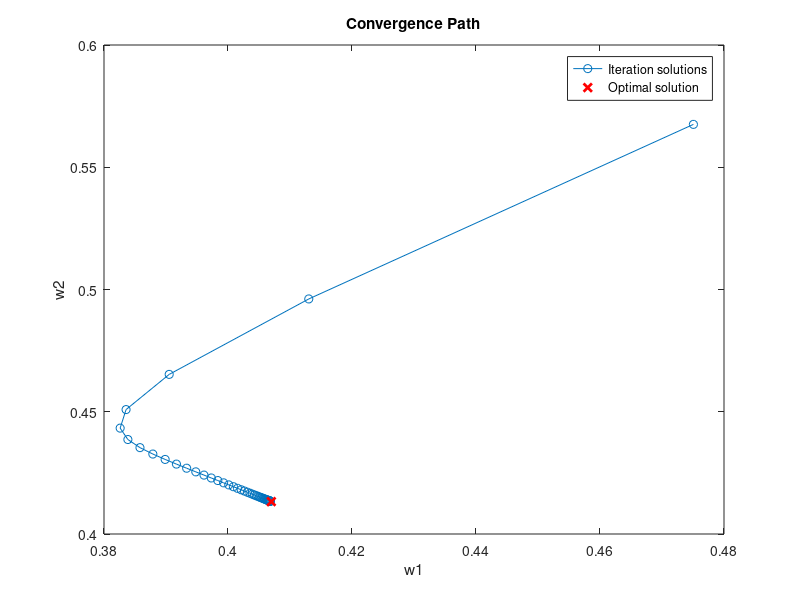
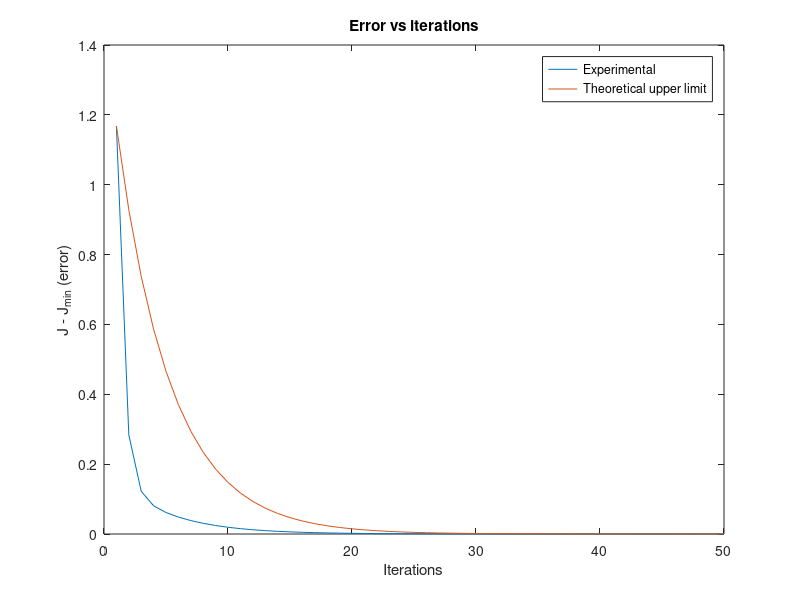

These figures' MATLAB source, in order:
clear all, close all, clc;

addpath library

num_iter = 50;

% ========== Arguments gd ==========

x = rand(1,randi([100,200]));
M = 2;
error_tolerance = 0;
max_num_iter = num_iter;

% ========== Function gd ==========

% compute optimal solution using "lpc"
w_o_opt = lpc(x, M);
w_o_opt = -w_o_opt(2:end)';

% init iteration solutions
w_o_partial = zeros(num_iter,M);
J_partial = zeros(num_iter,1);

% calculate autocorrelation
p = xcorr(x, M);
p = p(M+1:end)'; % biased autocorrelation

R = toeplitz(p(1:end-1)); % toeplitz matrix of the autocorrelation

sigma_d = var(x);
J_min = sigma_d^2 - p(2:end)' * linsolve(R, p(2:end));

eigs_R = eig(R); % eigenvalues of R matrix (excluding the first row and column)
factor = 0.3; % converges if factor < 1
mu_max = 2/max(eigs_R); % maximum value of mu for gradient descent
mu = factor * mu_max; % learning rate for gradient descent
assert(mu < 0.1)

% computing theoretical upper limit of error vs iterations
lambda_min = min(eigs_R);
% tau = 1 / 2 / mu / lambda_min; % approximated formula
tau = -1/(2 * log(1 - mu*lambda_min));

% initialize coefficients to random values between -1 and 1
w_o = 2*rand(1,M)'-1;

grad = 1;
num_iter = 0;
% perform gradient descent
while (sum(abs(grad)) > error_tolerance) && (num_iter < max_num_iter)
    % update coefficients
    grad = (p(2:end) - R * w_o);
    w_o = w_o + mu*grad;
    w_o_partial(num_iter+1,:) = w_o;
    J_partial(num_iter+1) = J_min + (w_o - w_o_opt)' * R(2:end,2:end) * (w_o - w_o_opt);
    num_iter = num_iter + 1;
end

w1 = w_o_partial(:,1);
w2 = w_o_partial(:,2);

% plot solution vectors
plot(w1,w2,'-o');
hold on;
plot(w_o_opt(1),w_o_opt(2),'rx','LineWidth',2);

hold off;
xlabel('w1');
ylabel('w2');
title('Convergence Path');
legend('Iteration solutions', 'Optimal solution');

amp = J_partial(1) - J_min(1);
iter_axis = 1:num_iter;
exponential = amp*exp(-1/tau*(iter_axis - 1));

figure;
plot(iter_axis,J_partial - J_min);
hold on
plot(iter_axis,exponential)
title('Error vs iterations')
xlabel('Iterations')
ylabel('J - J_{min} (error)')
legend('Experimental','Theoretical upper limit');
